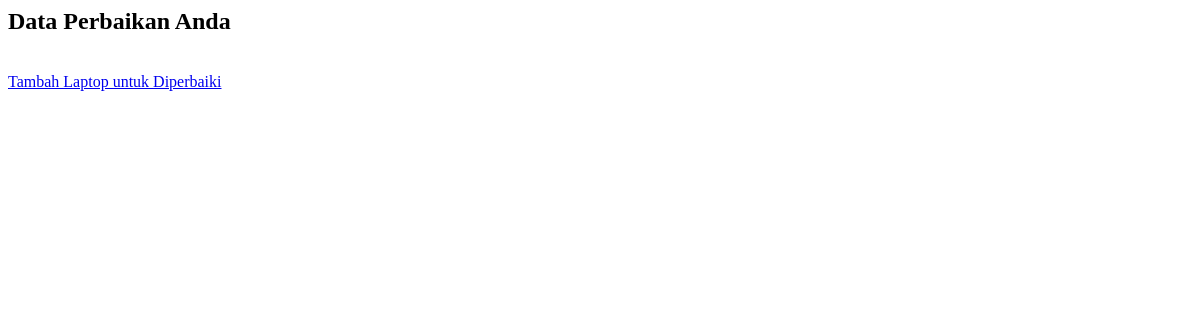
Before: /servD/client/eksperimen.php with the older database file.
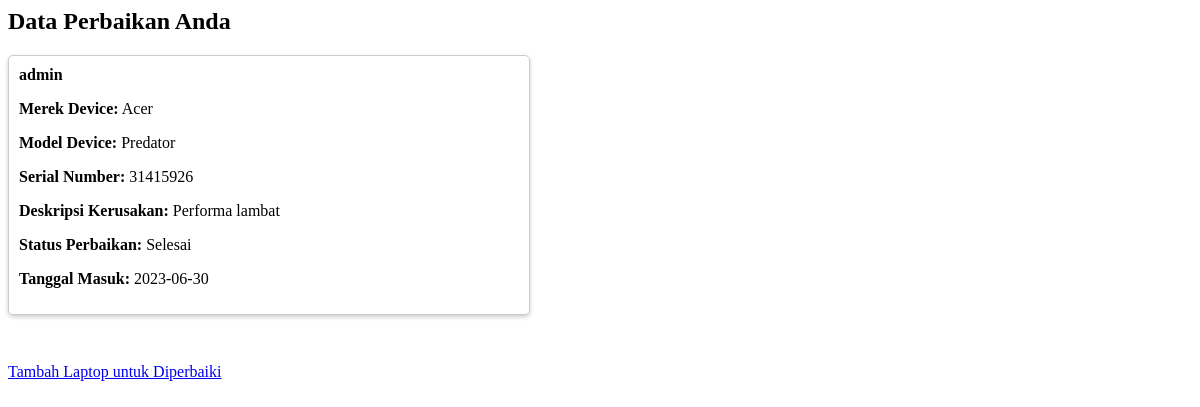
After: the same page with the newer database file.
### tables this page shows
CREATE TABLE `perbaikan` (
  `id_perbaikan` int(10) NOT NULL,
  `id_user` int(10) DEFAULT NULL,
  `id_device` int(10) DEFAULT NULL,
  `desk_kerusakan` text DEFAULT NULL,
  `status` varchar(20) DEFAULT NULL,
  `tanggal_masuk` date DEFAULT NULL,
  `estimasi` date DEFAULT NULL
);

CREATE TABLE `pelanggan` (
  `id_user` int(10) NOT NULL,
  `nama` varchar(25) DEFAULT NULL,
  `alamat` varchar(50) DEFAULT NULL,
  `NomorKontak` int(12) DEFAULT NULL,
  `Email` varchar(25) DEFAULT NULL,
  `username` char(10) DEFAULT NULL,
  `katasandi` char(12) DEFAULT NULL,
  `peran` char(10) DEFAULT NULL
);

CREATE TABLE `device` (
  `id_device` int(10) NOT NULL,
  `merek` varchar(25) DEFAULT NULL,
  `model` varchar(25) DEFAULT NULL,
  `tipe` varchar(25) DEFAULT NULL,
  `deskripsi` text DEFAULT NULL,
  `SN` int(8) DEFAULT NULL
);

### servD/client/eksperimen.php (the view, shortened to what this page needs)
<?php
    include "../koneksi.php";
    $query = "SELECT pl.username AS 'Username', d.merek AS 'Merek Device', d.model AS 'Model Device', d.SN AS 'Serial Number', p.status AS 'Status Perbaikan', p.desk_kerusakan AS 'Deskripsi Kerusakan', p.tanggal_masuk AS 'Tanggal Masuk'
        FROM Pelanggan pl
        JOIN Perbaikan p ON pl.id_user = p.id_user
        JOIN Device d ON p.id_device = d.id_device
        WHERE pl.username = 'admin'";
    $sql = mysqli_query($link, $query);
?>
<html>
    <head>
        <link rel="stylesheet" href="../admin/style.css">
    </head>
    <body>
        <h2>Data Perbaikan Anda</h2>
            <div class="grid-container">
                <?php while ($row = mysqli_fetch_assoc($sql)) { ?>
                    <div class="card">
                        <div class="card-header"><?php echo $row['Username']; ?></div>
                        <div class="card-content">
                            <p><strong>Merek Device:</strong> <?php echo $row['Merek Device']; ?></p>
                            <p><strong>Model Device:</strong> <?php echo $row['Model Device']; ?></p>
                            <p><strong>Serial Number:</strong> <?php echo $row['Serial Number']; ?></p>
                            <p><strong>Deskripsi Kerusakan:</strong> <?php echo $row['Deskripsi Kerusakan']; ?></p>
                            <p><strong>Status Perbaikan:</strong> <?php echo $row['Status Perbaikan']; ?></p>
                            <p><strong>Tanggal Masuk:</strong> <?php echo $row['Tanggal Masuk']; ?></p>
                        </div>
                    </div>
                <?php } ?>
            </div>
            <br>
            <a href="tambah_perbaikan.php">Tambah Laptop untuk Diperbaiki</a>
        <br><br>
    </body>
    </html>

Changed rows visible on the page:
added perbaikan: id_user.username "admin", id_device.merek "Acer", id_device.model "Predator", id_device.SN "31415926", desk_kerusakan "Performa lambat", status "Selesai", tanggal_masuk "2023-06-30"
